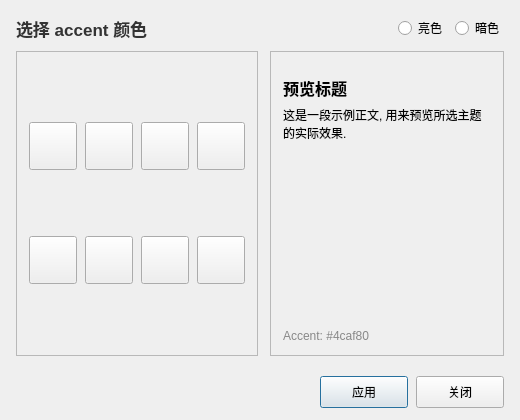
<?xml version="1.0" encoding="UTF-8"?>
<ui version="4.0">
 <class>ThemeGalleryDialog</class>
 <widget class="QDialog" name="ThemeGalleryDialog">
  <property name="geometry">
   <rect>
    <x>0</x>
    <y>0</y>
    <width>520</width>
    <height>420</height>
   </rect>
  </property>
  <property name="windowTitle">
   <string>主题画廊</string>
  </property>
  <property name="minimumSize">
   <size>
    <width>480</width>
    <height>380</height>
   </size>
  </property>
  <layout class="QVBoxLayout" name="rootLayout">
   <property name="leftMargin">
    <number>16</number>
   </property>
   <property name="topMargin">
    <number>16</number>
   </property>
   <property name="rightMargin">
    <number>16</number>
   </property>
   <property name="bottomMargin">
    <number>12</number>
   </property>
   <property name="spacing">
    <number>10</number>
   </property>

   <!-- 顶部: 标题 + 模式 (light/dark) -->
   <item>
    <widget class="QWidget" name="headerRow" native="true">
     <layout class="QHBoxLayout" name="headerLayout">
      <property name="leftMargin"><number>0</number></property>
      <property name="topMargin"><number>0</number></property>
      <property name="rightMargin"><number>0</number></property>
      <property name="bottomMargin"><number>0</number></property>
      <property name="spacing"><number>8</number></property>

      <item>
       <widget class="QLabel" name="titleLabel">
        <property name="text"><string>选择 accent 颜色</string></property>
        <property name="styleSheet">
         <string>font-size: 13pt; font-weight: 600; color: #333333;</string>
        </property>
       </widget>
      </item>

      <item>
       <spacer name="headerSpacer">
        <property name="orientation">
         <enum>Qt::Horizontal</enum>
        </property>
        <property name="sizeHint" stdset="0">
         <size>
          <width>40</width>
          <height>20</height>
         </size>
        </property>
       </spacer>
      </item>

      <item>
       <widget class="QWidget" name="modeBox" native="true">
        <layout class="QHBoxLayout" name="modeLayout">
         <property name="leftMargin"><number>0</number></property>
         <property name="topMargin"><number>0</number></property>
         <property name="rightMargin"><number>0</number></property>
         <property name="bottomMargin"><number>0</number></property>
         <property name="spacing"><number>8</number></property>
         <item>
          <widget class="QRadioButton" name="lightRadio">
           <property name="text"><string>亮色</string></property>
          </widget>
         </item>
         <item>
          <widget class="QRadioButton" name="darkRadio">
           <property name="text"><string>暗色</string></property>
          </widget>
         </item>
        </layout>
       </widget>
      </item>
     </layout>
    </widget>
   </item>

   <!-- 中部: 左侧色卡 4x2 网格 + 右侧预览 -->
   <item>
    <widget class="QWidget" name="bodyRow" native="true">
     <layout class="QHBoxLayout" name="bodyLayout">
      <property name="leftMargin"><number>0</number></property>
      <property name="topMargin"><number>0</number></property>
      <property name="rightMargin"><number>0</number></property>
      <property name="bottomMargin"><number>0</number></property>
      <property name="spacing"><number>12</number></property>

      <!-- 色卡 grid 4 列 x 2 行 -->
      <item>
       <widget class="QFrame" name="accentGrid">
        <property name="minimumSize">
         <size><width>240</width><height>160</height></size>
        </property>
        <property name="frameShape">
         <enum>QFrame::StyledPanel</enum>
        </property>
        <property name="frameShadow">
         <enum>QFrame::Raised</enum>
        </property>
        <layout class="QGridLayout" name="accentGridLayout">
         <property name="leftMargin"><number>12</number></property>
         <property name="topMargin"><number>12</number></property>
         <property name="rightMargin"><number>12</number></property>
         <property name="bottomMargin"><number>12</number></property>
         <property name="horizontalSpacing"><number>8</number></property>
         <property name="verticalSpacing"><number>8</number></property>

         <item row="0" column="0"><widget class="QToolButton" name="accent01"><property name="text"><string/></property><property name="minimumSize"><size><width>48</width><height>48</height></size></property></widget></item>
         <item row="0" column="1"><widget class="QToolButton" name="accent02"><property name="text"><string/></property><property name="minimumSize"><size><width>48</width><height>48</height></size></property></widget></item>
         <item row="0" column="2"><widget class="QToolButton" name="accent03"><property name="text"><string/></property><property name="minimumSize"><size><width>48</width><height>48</height></size></property></widget></item>
         <item row="0" column="3"><widget class="QToolButton" name="accent04"><property name="text"><string/></property><property name="minimumSize"><size><width>48</width><height>48</height></size></property></widget></item>
         <item row="1" column="0"><widget class="QToolButton" name="accent05"><property name="text"><string/></property><property name="minimumSize"><size><width>48</width><height>48</height></size></property></widget></item>
         <item row="1" column="1"><widget class="QToolButton" name="accent06"><property name="text"><string/></property><property name="minimumSize"><size><width>48</width><height>48</height></size></property></widget></item>
         <item row="1" column="2"><widget class="QToolButton" name="accent07"><property name="text"><string/></property><property name="minimumSize"><size><width>48</width><height>48</height></size></property></widget></item>
         <item row="1" column="3"><widget class="QToolButton" name="accent08"><property name="text"><string/></property><property name="minimumSize"><size><width>48</width><height>48</height></size></property></widget></item>
        </layout>
       </widget>
      </item>

      <!-- 预览区 -->
      <item>
       <widget class="QFrame" name="previewFrame">
        <property name="minimumSize">
         <size><width>200</width><height>160</height></size>
        </property>
        <property name="frameShape">
         <enum>QFrame::StyledPanel</enum>
        </property>
        <layout class="QVBoxLayout" name="previewLayout">
         <property name="leftMargin"><number>12</number></property>
         <property name="topMargin"><number>12</number></property>
         <property name="rightMargin"><number>12</number></property>
         <property name="bottomMargin"><number>12</number></property>
         <property name="spacing"><number>6</number></property>

         <item>
          <widget class="QFrame" name="accentBar">
           <property name="minimumSize">
            <size><width>0</width><height>6</height></size>
           </property>
           <property name="frameShape">
            <enum>QFrame::NoFrame</enum>
           </property>
          </widget>
         </item>

         <item>
          <widget class="QLabel" name="previewHead">
           <property name="text"><string>预览标题</string></property>
           <property name="styleSheet">
            <string>font-size: 12pt; font-weight: 600;</string>
           </property>
          </widget>
         </item>
         <item>
          <widget class="QLabel" name="previewBody">
           <property name="text"><string>这是一段示例正文, 用来预览所选主题的实际效果.</string></property>
           <property name="wordWrap">
            <bool>true</bool>
           </property>
          </widget>
         </item>
         <item>
          <spacer name="previewSpacer">
           <property name="orientation">
            <enum>Qt::Vertical</enum>
           </property>
           <property name="sizeHint" stdset="0">
            <size><width>20</width><height>20</height></size>
           </property>
          </spacer>
         </item>
         <item>
          <widget class="QLabel" name="accentLabel">
           <property name="text"><string>Accent: #4caf80</string></property>
           <property name="styleSheet">
            <string>color: #888888; font-size: 9pt;</string>
           </property>
          </widget>
         </item>
        </layout>
       </widget>
      </item>
     </layout>
    </widget>
   </item>

   <!-- 底部: 按钮 -->
   <item>
    <widget class="QDialogButtonBox" name="buttonBox">
     <property name="orientation">
      <enum>Qt::Horizontal</enum>
     </property>
     <property name="standardButtons">
      <set>QDialogButtonBox::NoButton</set>
     </property>
    </widget>
   </item>
   <item>
    <layout class="QHBoxLayout" name="btnRow">
     <property name="leftMargin"><number>0</number></property>
     <property name="topMargin"><number>0</number></property>
     <property name="rightMargin"><number>0</number></property>
     <property name="bottomMargin"><number>0</number></property>
     <property name="spacing"><number>8</number></property>
     <item>
      <spacer name="btnSpacer">
       <property name="orientation">
        <enum>Qt::Horizontal</enum>
       </property>
       <property name="sizeHint" stdset="0">
        <size><width>40</width><height>20</height></size>
       </property>
      </spacer>
     </item>
     <item>
      <widget class="QPushButton" name="applyBtn">
       <property name="text"><string>应用</string></property>
       <property name="minimumSize">
        <size><width>88</width><height>32</height></size>
       </property>
      </widget>
     </item>
     <item>
      <widget class="QPushButton" name="closeBtn">
       <property name="text"><string>关闭</string></property>
       <property name="minimumSize">
        <size><width>88</width><height>32</height></size>
       </property>
      </widget>
     </item>
    </layout>
   </item>
  </layout>
 </widget>
 <resources/>
 <connections/>
</ui>
